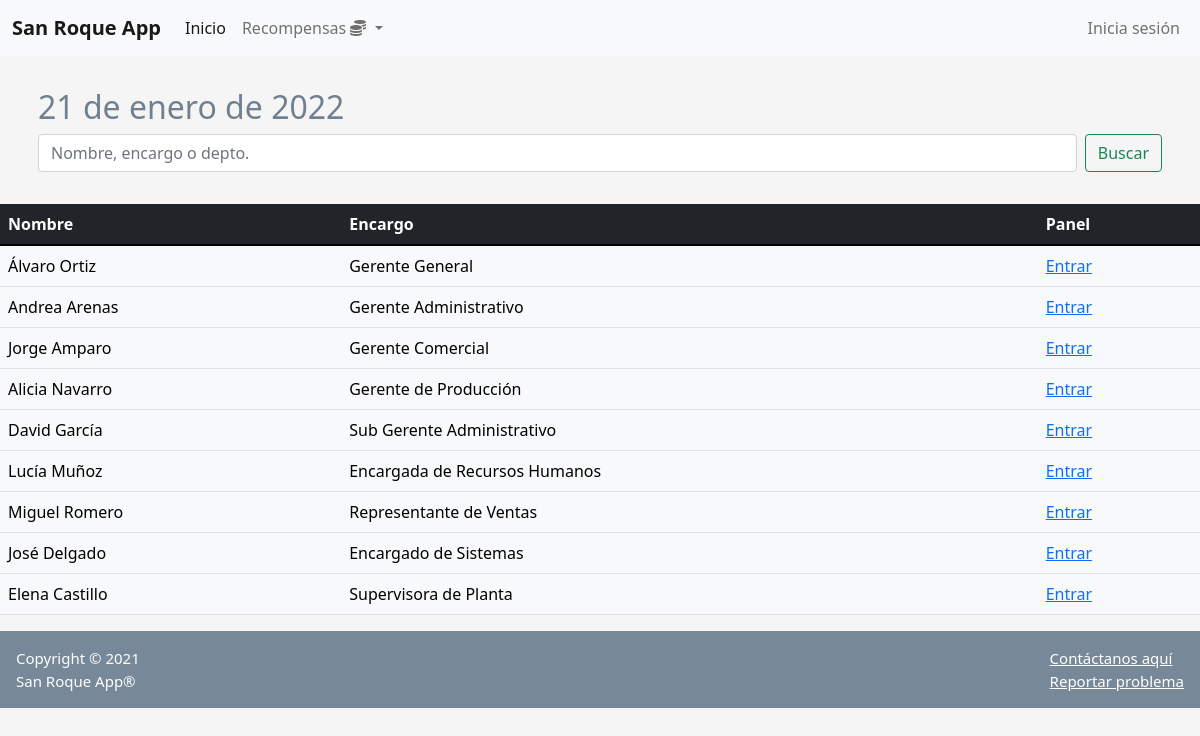
The page /home on the database its author committed.
### market/models.py (models this page shows)
class Worker(db.Model):
    id = db.Column(db.Integer(), primary_key=True)
    fullname = db.Column(db.String(length=50), nullable=False)
    department = db.Column(db.String(length=50), nullable=False)
    role = db.Column(db.String(length=50), nullable=False)
    email = db.Column(db.String(length=50), nullable=False, unique=True)
    activity = db.Column(db.String(length=255), nullable=False)

### market/routes.py (the view)
@app.route('/')
@app.route('/home')
def home_page():
    workers = Worker.query.all()
    return render_template('home.html', workers=workers)

### market/templates/home.html (shortened to what this page needs)
{% extends 'base.html' %}
{% block content %}
<br>
<div class="container p-2">
    <h2>21 de enero de 2022</h2>
    <form class="d-flex">
        <input class="form-control me-2" type="search" placeholder="Nombre, encargo o depto." aria-label="Search">
        <button class="btn btn-outline-success" type="submit">Buscar</button>
    </form>
</div>
<br>
<table class="table table-hover table-light">
    <thead class="table table-hover table-dark">
        <tr>
            <th scope="col">Nombre</th>
            <th scope="col">Encargo</th>
            <th scope="col">Panel</th>
        </tr>
    </thead>
    <tbody>
        {% for worker in workers %}
        <tr>
            <td>{{ worker.fullname }}</td>
            <td>{{ worker.role }}</td>
            {% if current_user.is_authenticated %}
            <td>
                <img type="button" data-bs-toggle="modal" data-bs-target="#Modal-Ver-{{ worker.id }}"
                 src="{{url_for('static', filename='tasks32.png')}}"
                 alt="">
            </td>
            {% else %}
            <td>
                <a href="{{ url_for('login_page') }}">Entrar</a>
            </td>
            {% endif %}
        </tr>
        {% endfor %}
    </tbody>
</table>
{% endblock %}

### market/templates/base.html (style rules this page uses)
body { background-color: whitesmoke; color: slategray; }

### rows shown on the page
Worker: fullname "Álvaro Ortiz", role "Gerente General"
Worker: fullname "Andrea Arenas", role "Gerente Administrativo"
Worker: fullname "Jorge Amparo", role "Gerente Comercial"
Worker: fullname "Alicia Navarro", role "Gerente de Producción"
Worker: fullname "David García", role "Sub Gerente Administrativo"
Worker: fullname "Lucía Muñoz", role "Encargada de Recursos Humanos"
Worker: fullname "Miguel Romero", role "Representante de Ventas"
Worker: fullname "José Delgado", role "Encargado de Sistemas"
Worker: fullname "Elena Castillo", role "Supervisora de Planta"
